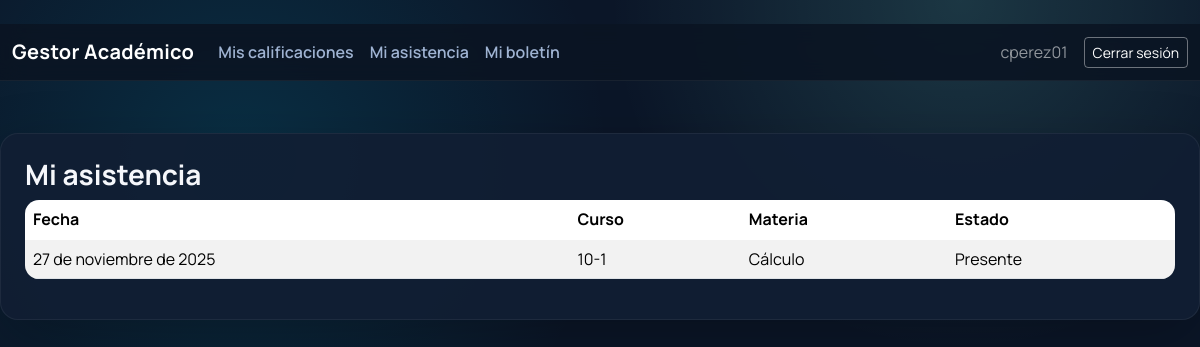
The page /mi/asistencia/ (signed in) on the database its author committed.
### academico/models.py (models this page shows, shortened)
class Asistencia(models.Model):
    ESTADO_CHOICES = [
        ("P", "Presente"),
        ("A", "Ausente"),
        ("T", "Tarde"),
        ("J", "Justificado"),
    ]
    estudiante = models.ForeignKey(Estudiante, on_delete=models.CASCADE, related_name="asistencias")
    materia = models.ForeignKey(Materia, on_delete=models.CASCADE, related_name="asistencias")
    fecha = models.DateField()
    estado = models.CharField(max_length=1, choices=ESTADO_CHOICES, default="P")
    class Meta:
        unique_together = ("estudiante", "materia", "fecha")

class Materia(models.Model):
    nombre = models.CharField(max_length=100)
    codigo = models.CharField(max_length=20, unique=True)
    curso = models.ForeignKey(Curso, on_delete=models.CASCADE, related_name="materias")
    docente = models.ForeignKey(Docente, on_delete=models.SET_NULL, null=True, blank=True, related_name="materias")

class Curso(models.Model):
    nombre = models.CharField(max_length=100)
    codigo = models.CharField(max_length=20, unique=True)
    anio = models.IntegerField()
    activo = models.BooleanField(default=True)

### academico/views.py (the view)
# urls.py: path("mi/asistencia/", views.mi_asistencia, name="mi_asistencia"),
@rol_requerido("ESTUDIANTE")
def mi_asistencia(request):
    estudiante = get_object_or_404(Estudiante, user=request.user)
    asistencias = Asistencia.objects.filter(estudiante=estudiante).select_related("materia__curso")
    return render(request, "asistencias/mi_asistencia.html", {"asistencias": asistencias})

### academico/context_processors.py (called while the page is built)
def perfil_usuario(request):
    perfil = None
    if request.user.is_authenticated:
        try:
            perfil = request.user.perfil
        except Perfil.DoesNotExist:
            perfil = None
    return {"perfil_usuario": perfil}

### templates/asistencias/mi_asistencia.html (shortened to what this page needs)
﻿{% extends "base.html" %}
{% block content %}
<h3>Mi asistencia</h3>
<table class="table table-striped">
    <thead>
        <tr>
            <th>Fecha</th>
            <th>Curso</th>
            <th>Materia</th>
            <th>Estado</th>
        </tr>
    </thead>
    <tbody>
        {% for a in asistencias %}
        <tr>
            <td>{{ a.fecha }}</td>
            <td>{{ a.materia.curso.nombre }}</td>
            <td>{{ a.materia.nombre }}</td>
            <td>{{ a.get_estado_display }}</td>
        </tr>
        {% empty %}
        <tr><td colspan="4">No hay registros de asistencia.</td></tr>
        {% endfor %}
    </tbody>
</table>
{% endblock %}

### templates/base.html (shortened to what this page needs)
<!DOCTYPE html>
<html lang="es">
<head>
    <link href="https://cdn.jsdelivr.net/npm/bootstrap@5.3.3/dist/css/bootstrap.min.css" rel="stylesheet">
</head>
<body>
<nav class="navbar navbar-expand-lg navbar-dark mb-4">
    <div class="container-fluid">
        <a class="navbar-brand" href="{% url 'dashboard' %}">Gestor Académico</a>
        <div class="collapse navbar-collapse" id="navbarNav">
            {% if user.is_authenticated %}
                {% if user.is_superuser %}
                <ul class="navbar-nav me-auto">
                    <li class="nav-item"><a class="nav-link" href="{% url 'estudiante_list' %}">Estudiantes</a></li>
                    <li class="nav-item"><a class="nav-link" href="{% url 'docente_list' %}">Docentes</a></li>
                    <li class="nav-item"><a class="nav-link" href="{% url 'curso_list' %}">Cursos</a></li>
                    <li class="nav-item"><a class="nav-link" href="{% url 'materia_list' %}">Materias</a></li>
                    <li class="nav-item"><a class="nav-link" href="{% url 'calificacion_list' %}">Calificaciones</a></li>
                    <li class="nav-item"><a class="nav-link" href="{% url 'asistencia_list' %}">Asistencia</a></li>
                </ul>
                {% elif perfil_usuario and perfil_usuario.rol == "DOCENTE" %}
                <ul class="navbar-nav me-auto">
                    <li class="nav-item"><a class="nav-link" href="{% url 'docente_mis_materias' %}">Mis materias</a></li>
                    <li class="nav-item"><a class="nav-link" href="{% url 'asistencia_list' %}">Asistencia (vista general)</a></li>
                </ul>
                {% elif perfil_usuario and perfil_usuario.rol == "ESTUDIANTE" %}
                <ul class="navbar-nav me-auto">
                    <li class="nav-item"><a class="nav-link" href="{% url 'mis_calificaciones' %}">Mis calificaciones</a></li>
                    <li class="nav-item"><a class="nav-link" href="{% url 'mi_asistencia' %}">Mi asistencia</a></li>
                    <li class="nav-item"><a class="nav-link" href="{% url 'mi_boletin' %}">Mi boletín</a></li>
                </ul>
                {% endif %}
                <span class="navbar-text me-3">
                    {{ user.get_username }}
                </span>
                <a href="{% url 'logout' %}" class="btn btn-outline-light btn-sm">Cerrar sesión</a>
            {% else %}
                <a href="{% url 'login' %}" class="btn btn-outline-light btn-sm ms-auto">Ingresar</a>
            {% endif %}
        </div>
    </div>
</nav>
<main class="container-xxl page-shell">
    <div class="page-surface">
        {% block content %}{% endblock %}
    </div>
</main>
</body>
</html>

### templates/base.html (style rules this page uses)
:root { --bg-main: #0b1628; --card: #0f1f35; --card-soft: #132742; --text: #e7edf6; --muted: #9fb3d2; --primary: #00b4d8; --primary-strong: #0091b5; --accent: #80ffea; --shadow: 0 20px 60px rgba(0, 0, 0, 0.25); }
* { font-family: 'Manrope', system-ui, -apple-system, sans-serif; }
body { background: radial-gradient(circle at 20% 20%, rgba(0,180,216,0.16), transparent 32%), radial-gradient(circle at 80% 0%, rgba(128,255,234,0.14), transparent 28%), var(--bg-main); color: var(--text); min-height: 100vh; }
.navbar { background: rgba(10,20,35,0.9); backdrop-filter: blur(10px); border-bottom: 1px solid rgba(255,255,255,0.06); }
.navbar-brand { font-weight: 700; letter-spacing: 0.3px; }
.nav-link { color: var(--muted) !important; font-weight: 600; }
.page-shell { padding: 28px 0 60px; }
.page-surface { background: rgba(17, 31, 52, 0.9); border: 1px solid rgba(255,255,255,0.06); border-radius: 18px; padding: 24px; box-shadow: var(--shadow); }
h1, h2, h3, h4, h5 { color: #f5f7fb; font-weight: 700; }
table.table { background: rgba(15,31,53,0.95); color: var(--text); border-radius: 14px; overflow: hidden; border-collapse: separate; border-spacing: 0; }
table.table thead { background: rgba(255,255,255,0.06); }
table.table thead th { border-bottom: 1px solid rgba(255,255,255,0.08); }
table.table tbody td { border-top: 1px solid rgba(255,255,255,0.05); }
.btn-outline-light { border-color: rgba(255,255,255,0.4); color: #fff; }

### rows shown on the page
Asistencia: fecha "27 de noviembre de 2025", materia.curso.nombre "10-1", materia.nombre "Cálculo", estado "Presente"

### other values the page prints
{{ user.get_username }} "cperez01"
